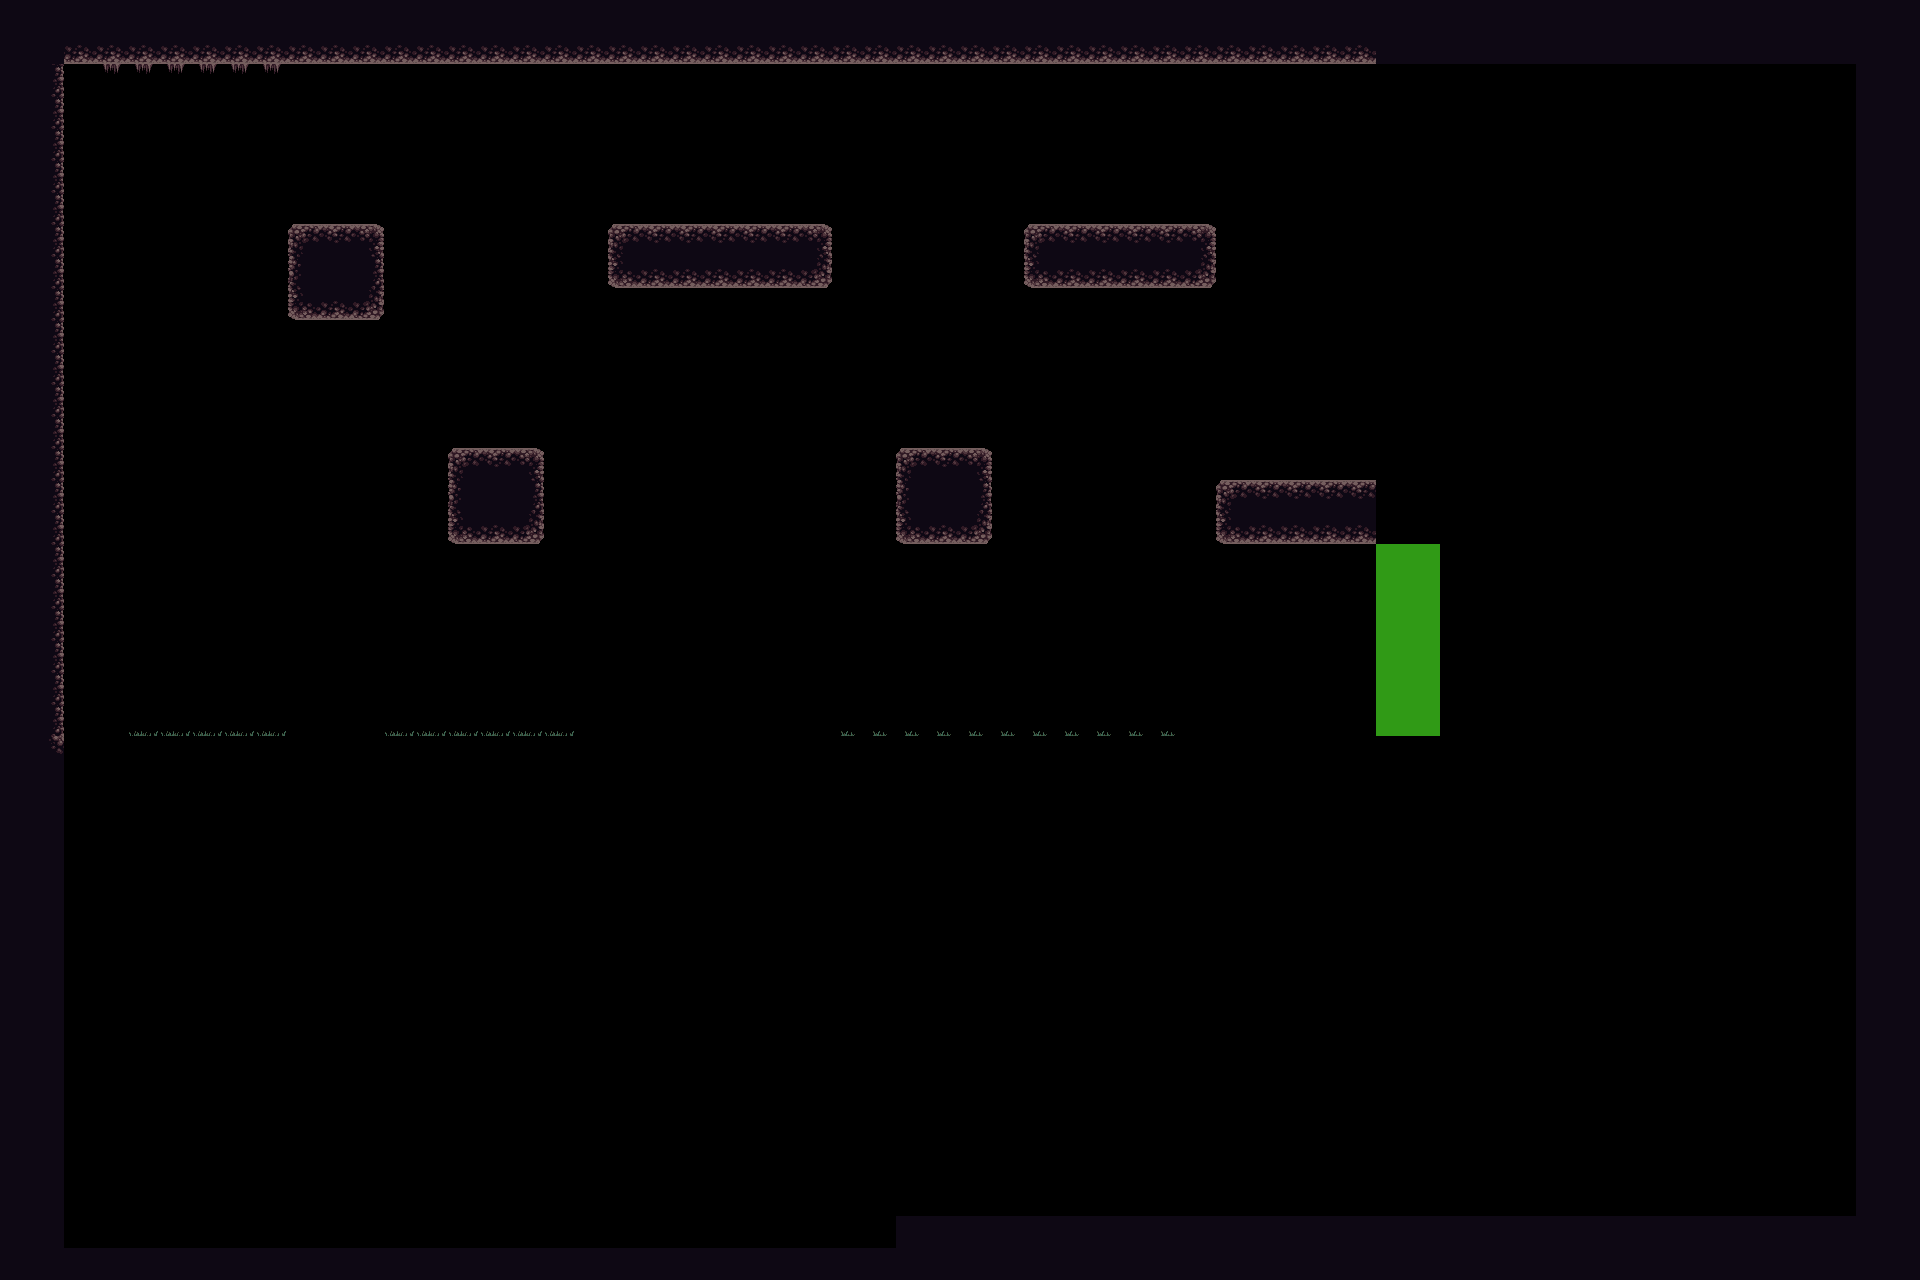

Tiled map render using the project's own tile images. Description and the map definition, with tile-layer contents summarised, below:
An orthogonal 60x40 tile map with 32x32 px tiles, 3 tile layers (red, green, blue), 3 tilesets and 6 objects.

<map version="1.0" orientation="orthogonal" renderorder="right-down" width="60" height="40" tilewidth="32" tileheight="32">
 <tileset firstgid="1" name="blocks" tilewidth="32" tileheight="32">
  <image source="blocks.png" width="96" height="32" />
 </tileset>
 <tileset firstgid="4" name="platformertiles" tilewidth="32" tileheight="32">
  <image source="platformertiles.png" width="256" height="96" />
 </tileset>
 <tileset firstgid="28" name="asd" tilewidth="32" tileheight="32">
  <image source="asd.png" width="256" height="128" />
 </tileset>
 <layer name="red" width="60" height="40">
  <data>[2400 cells, 421 non-empty, 10 distinct tile ids]</data>
 </layer>
 <layer name="green" width="60" height="40">
  <data>[2400 cells, 12 non-empty, 1 distinct tile ids]</data>
 </layer>
 <layer name="blue" width="60" height="40">
  <data>[2400 cells, 28 non-empty, 3 distinct tile ids]</data>
 </layer>
 <objectgroup name="crystals">
  <object x="928" y="257">
   <ellipse />
  </object>
  <object x="573" y="157">
   <ellipse />
  </object>
  <object x="162" y="259">
   <ellipse />
  </object>
  <object x="725" y="513">
   <ellipse />
  </object>
  <object x="1162" y="387">
   <ellipse />
  </object>
 </objectgroup>
 <objectgroup name="player">
  <object x="1116" y="153">
   <ellipse />
  </object>
 </objectgroup>
</map>
